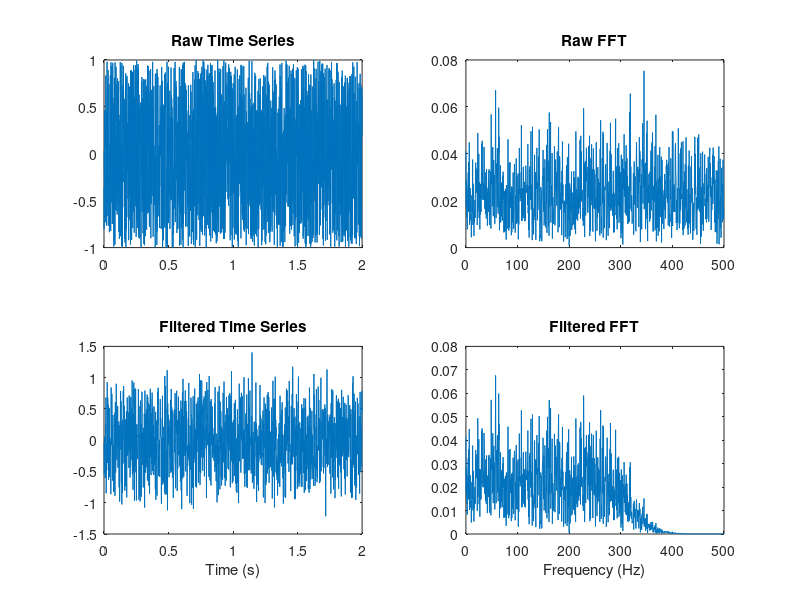

Source code (MATLAB):
% Butterworth IIR Filter
srate=1000; % sample rate
npts=2000; %npts in signal
Nyquist=srate/2; %Nyquist frequency
lpf=300; %low-pass frequency
order=5; %filter order
t=[0:npts-1]/srate; %time scale for plot
x=(rand(npts,1)*2)-1; % raw data from -1 to +1

[b,a]=butter(order,lpf/Nyquist); %create filter coefficients

filtered_data=filter(b,a,x); % filter using 'b' and 'a' coefficients

% Calculate FFT
fftpts=npts; % number points in FFT
hpts=fftpts/2; % half number of FFT points
binwidth=srate/fftpts;
f=[0:binwidth:srate-binwidth];
x_fft=abs(fft(x))/hpts; %scaled FFT of original signal
filtered_fft=abs(fft(filtered_data))/hpts; %scaled FFT of filtered signal

subplot(2,2,1)
plot(t,x);
title('Raw Time Series');
subplot(2,2,3)
plot(t,filtered_data);
title('Filtered Time Series');
xlabel('Time (s)');
subplot(2,2,2)
plot(f(1:hpts),x_fft(1:hpts));
title('Raw FFT');
subplot(2,2,4)
plot(f(1:hpts),filtered_fft(1:hpts));
title('Filtered FFT');
xlabel('Frequency (Hz)');
